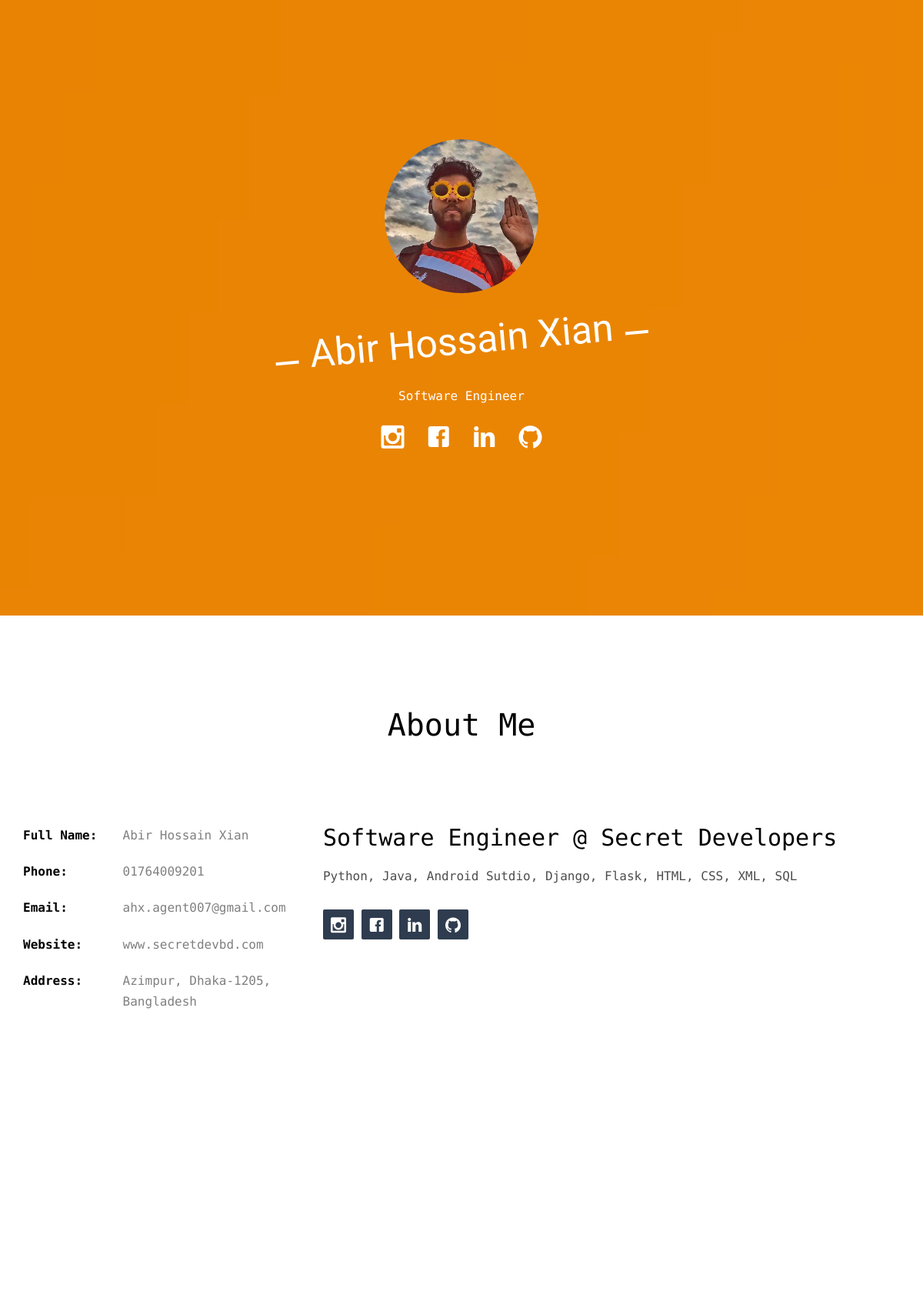
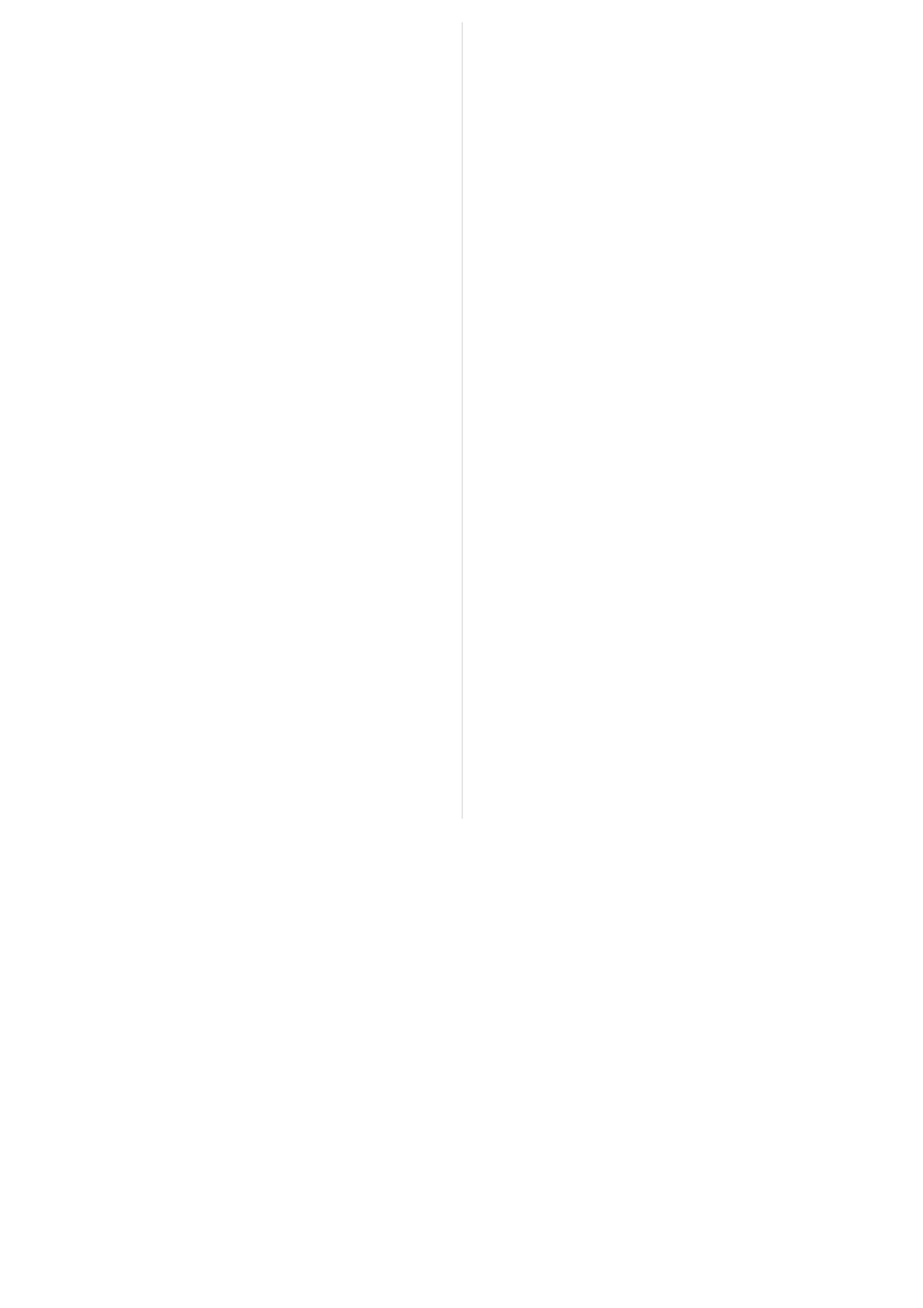
/CV/XIAN (upper part), run on the app's committed database (2 pictures, top to bottom).
### CV/models.py (models this page shows)
class Legends(models.Model):
    L_id = models.AutoField(primary_key=True)
    L_name = models.CharField(max_length=200)
    L_codeName = models.CharField(max_length=100, unique=True)
    L_title = models.CharField(max_length=100)
    L_email = models.EmailField()
    L_phone = models.CharField(max_length=100)
    L_website = models.CharField(max_length=100)
    L_address = models.CharField(max_length=200)
    L_intro = models.CharField(max_length=200)
    L_introDes = models.CharField(max_length=1000)
    L_proPic = models.CharField(max_length=200)
    L_FB = models.CharField(max_length=100)
    L_Instagram = models.CharField(max_length=100)
    L_LinkedIn = models.CharField(max_length=100)
    L_GitHub = models.CharField(max_length=100)

### CV/views.py (the view)
# urls.py: path('<name>', views.CVshow, name='CV-Show')
def CVshow(request, name):
    if name == 'XIAN' or name == 'xian':
        all_details = Legends.objects.get(L_codeName = 'Agent007')
        all_Education = Education.objects.filter(L_id = all_details.L_id)
        all_WorkExperience = WorkExperience.objects.filter(L_id = all_details.L_id)
        all_Skills = Skills.objects.filter(L_id = all_details.L_id)
        all_Works = Works.objects.filter(L_id = all_details.L_id)
    elif name == 'NILOY' or name == 'niloy':
        print('NILOY')
    elif name == 'NAHID' or name == 'nahid':
        print('NILOY')
    elif name == 'SAGIR' or name == 'sagir':
        print('NILOY')
    else:
        return HttpResponse(status=404)
    data = {
        'title': name,
        'legend': all_details,
        'E': all_Education,
        'WE': all_WorkExperience,
        'S': all_Skills,
        'W' : all_Works
    }
    template = loader.get_template('CV/CV.html')
    return HttpResponse(template.render(data, request))

### CV - Copy/templates/CV/CV.html (shortened to what this page needs)
<!DOCTYPE HTML>
<html>
	<head>
{% load static %}
	<link rel="stylesheet" href="{% static 'CV/'%}css/animate.css">
	<link rel="stylesheet" href="{% static 'CV/'%}css/icomoon.css">
	<link rel="stylesheet" href="{% static 'CV/'%}css/bootstrap.css">
	<link rel="stylesheet" href="{% static 'CV/'%}css/style.css">
	</head>
	<body>
	<div id="page">
	<header id="fh5co-header" class="fh5co-cover js-fullheight" role="banner" style="background-image:url({% static 'CV/'%}images/cover_bg_3.jpg);" data-stellar-background-ratio="0.5">
		<div class="overlay"></div>
		<div class="container">
			<div class="row">
				<div class="col-md-8 col-md-offset-2 text-center">
					<div class="display-t js-fullheight">
						<div class="display-tc js-fullheight animate-box" data-animate-effect="fadeIn">
							<div class="profile-thumb" style="background: url({% static 'CV/'%}{{legend.L_proPic}});"></div>
							<h1><span>{{legend.L_name}}</span></h1>
							<h3><span>{{legend.L_title}}</span></h3>
							<p>
								<ul class="fh5co-social-icons">
									<li><a href="{{legend.L_Instagram}}" target="_blank"><i class="icon-instagram2"></i></a></li>
									<li><a href="{{legend.L_FB}}" target="_blank"><i class="icon-facebook2"></i></a></li>
									<li><a href="{{legend.L_LinkedIn}}" target="_blank"><i class="icon-linkedin2"></i></a></li>
									<li><a href="{{legend.L_GitHub}}" target="_blank"><i class="icon-github2"></i></a></li>
								</ul>
							</p>
						</div>
					</div>
				</div>
			</div>
		</div>
	</header>
	<div id="fh5co-about" class="animate-box">
		<div class="container">
			<div class="row">
				<div class="col-md-8 col-md-offset-2 text-center fh5co-heading">
					<h2>About Me</h2>
				</div>
			</div>
			<div class="row">
				<div class="col-md-4">
					<ul class="info">
						<li><span class="first-block">Full Name:</span><span class="second-block">{{legend.L_name}}</span></li>
						<li><span class="first-block">Phone:</span><span class="second-block">{{legend.L_phone}}</span></li>
						<li><span class="first-block">Email:</span><span class="second-block">{{legend.L_email}}</span></li>
						<li><span class="first-block">Website:</span><span class="second-block">{{legend.L_website}}</span></li>
						<li><span class="first-block">Address:</span><span class="second-block">{{legend.L_address}}</span></li>
					</ul>
				</div>
				<div class="col-md-8">
					<h2>{{legend.L_intro}}</h2>
					<p>{{legend.L_introDes}}<p>
						<ul class="fh5co-social-icons">
							<li><a href="{{legend.L_Instagram}}" target="_blank"><i class="icon-instagram2" ></i></a></li>
							<li><a href="{{legend.L_FB}}" target="_blank"><i class="icon-facebook2" ></i></a></li>
							<li><a href="{{legend.L_LinkedIn}}" target="_blank"><i class="icon-linkedin2" ></i></a></li>
							<li><a href="{{legend.L_GitHub}}" target="_blank"><i class="icon-github2"></i></a></li>
						</ul>
					</p>
				</div>
			</div>
		</div>
	</div>
	<div id="fh5co-resume" class="fh5co-bg-color">
		<div class="container">
			<div class="row">
				<div class="col-md-12 col-md-offset-0">
					<ul class="timeline">
						<br>
			    	</ul>
				</div>
			</div>
		</div>
	</div>
	</div>
	</body>
</html>

### CV/static/CV/css/icomoon.css (style rules this page uses)
[class^="icon-"], [class*=" icon-"] { font-family: 'icomoon' !important; speak: none; font-style: normal; font-weight: normal; font-variant: normal; text-transform: none; line-height: 1; -webkit-font-smoothing: antialiased; -moz-osx-font-smoothing: grayscale; }
.icon-facebook2:before { content: "\ea68"; }
.icon-linkedin2:before { content: "\ea74"; }
.icon-instagram2:before { content: "\ec4f"; }
.icon-github2:before { content: "\ec6d"; }

### data on the page
Legends: L_proPic (picture), L_name "Abir Hossain Xian", L_title "Software Engineer", L_phone "01764009201", L_email "ahx.agent007@gmail.com", L_website "www.secretdevbd.com", L_address "Azimpur, Dhaka-1205, Bangladesh", L_intro "Software Engineer @ Secret Developers", L_introDes "Python, Java, Android Sutdio, Django, Flask, HTML, CSS, XML, SQL"
